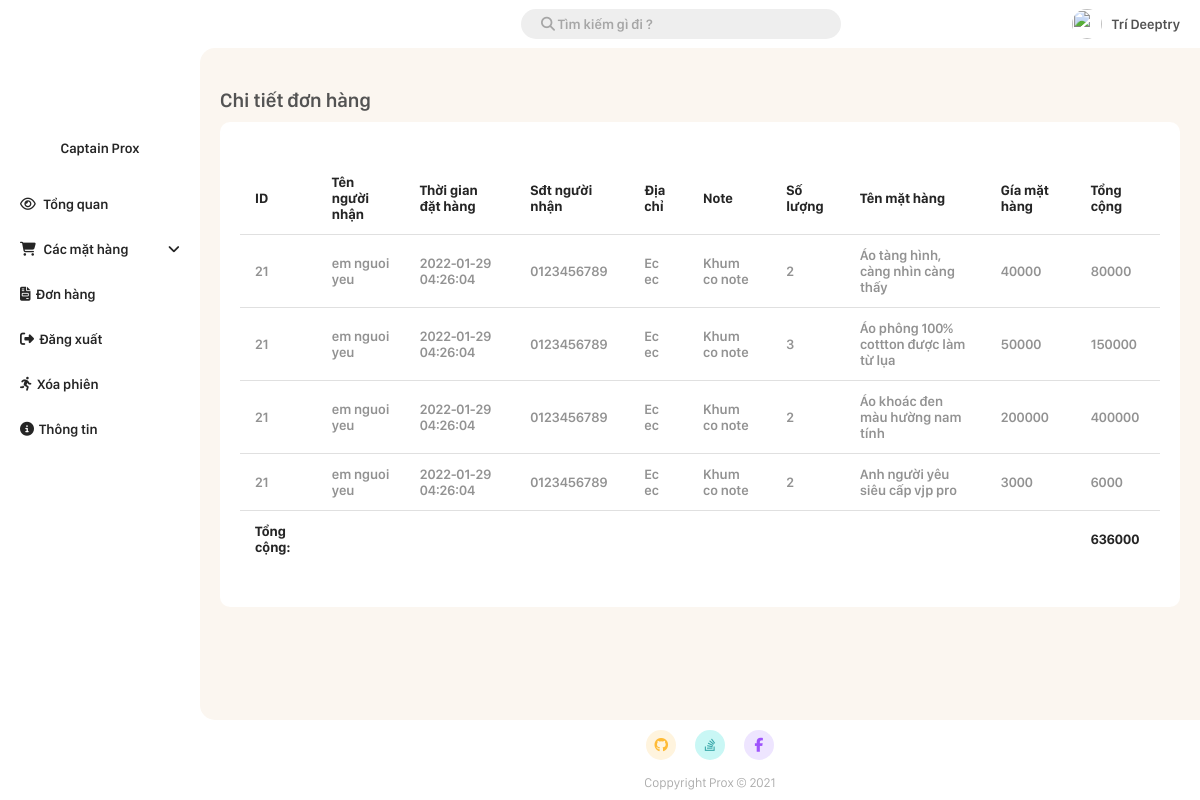
Screenshot of /Admin/view-infomation/bill_detail.php?bill_detail=21 (signed in) with the database file from the repository.
### tables this page shows
CREATE TABLE `bill` (
  `id` int(11) NOT NULL,
  `customer_id` int(11) NOT NULL,
  `time_order` datetime NOT NULL DEFAULT CURRENT_TIMESTAMP,
  `recipient_name` varchar(20) NOT NULL,
  `customer_phone` varchar(20) NOT NULL,
  `customer_address` varchar(30) NOT NULL,
  `note` varchar(30) NOT NULL,
  `status` tinyint(4) NOT NULL
);

### Admin/view-infomation/bill_detail.php (the view, shortened to what this page needs)
<!DOCTYPE html>
<html lang="en">
<head>
    <link rel="stylesheet" href="../CSS/style.css?v=4.3">
</head>
<body>
        <?php
            $id = $_GET['bill_detail'];
            $query = "SELECT * FROM bill as t1
            JOIN (
                SELECT bill_detail.*,product.name,product.cost,product.cost * bill_detail.quantity as total
                FROM bill_detail
                JOIN product
                ON bill_detail.product_id = product.id
            ) as t2
            ON t1.id = t2.bill_id
            WHERE id = $id";
            $result = mysqli_query($connect, $query);
        ?>
        <div class="grid-container">
            <div class="container-header">
                <?php require_once "../root/navbar.php"; ?>
            </div>
            <div class="container-menu">
                <?php require_once "../root/sidebar_folder.php"; ?>
            </div>
            <div class="container-main">
                <h1 class="main-title">Chi tiết đơn hàng</h1>
                <div class="add-new-item">
                    <table class="styled-table">
                        <thead>
                            <tr>
                                <th>ID</th>
                                <th>Tên người nhận</th>
                                <th>Thời gian đặt hàng</th>
                                <th>Sđt người nhận</th>
                                <th>Địa chỉ</th>
                                <th>Note</th>
                                <th>Số lượng</th>
                                <th>Tên mặt hàng</th>
                                <th>Gía mặt hàng</th>
                                <th>Tổng cộng</th>
                            </tr>
                        </thead>
                        <tbody>
                            <?php $total = 0; foreach($result as $bill){ ?>
                                <tr>
                                    <td><?php echo $bill['id'] ?></td>
                                    <td><?php echo $bill['recipient_name'] ?></td>
                                    <td><?php echo $bill['time_order'] ?></td>
                                    <td><?php echo $bill['customer_phone'] ?></td>
                                    <td><?php echo $bill['customer_address'] ?></td>
                                    <td><?php echo $bill['note'] ?></td>
                                    <td><?php echo $bill['quantity'] ?></td>
                                    <td><?php echo $bill['name'] ?></td>
                                    <td><?php echo $bill['cost'] ?></td>
                                    <td><?php echo $bill['total'] ?></td>
                                    <?php $total += $bill['total']; ?>
                                </tr>
                            <?php } ?>
                            <tr>
                                <td>
                                   <b>Tổng cộng:</b>
                                </td>
                                <td></td>
                                <td></td>
                                <td></td>
                                <td></td>
                                <td></td>
                                <td></td>
                                <td></td>
                                <td></td>
                                <td><b><?php echo $total; ?></b></td>
                            </tr>
                        </tbody>
                    </table>
                </div>
            </div>
            <div class="container-footer">
                <?php require_once "../root/footer.php"; ?>
            </div>
        </div>
</body>
</html>

### Admin/CSS/style.css (style rules this page uses)
*,body { padding: 0px; margin: 0px; color: rgb(37, 37, 37); font-family: San Francisco Display, sans-serif ; }
body { background: rgb(252, 252, 252); }
.container-header { grid-area: header; position: -webkit-sticky; position: sticky; background-color: #fff; top: 0px; }
.container-menu { grid-area: menu; background: #fff; height: 100%; }
.container-main { grid-area: main; padding: 20px !important; border-radius: 15px 0px 0px 15px; background: #FBF6F0; }
.container-footer { grid-area: footer; margin: 10px 0px 10px 20px; }
.grid-container { display: grid; grid-template-areas: 'menu header header' 'menu main right' 'menu footer footer'; grid-template-rows: 6vh auto 10vh; grid-template-columns: 25vh auto 0vh; grid-gap: 0px; padding: 0px; height: 100vh; background: #fff; }
.grid-container > div { padding: 0; }
* { box-sizing: border-box; font-family: San Francisco Display, sans-serif; font-size: 14px; margin: 0; padding: 0; }
.main-title { font-size: 20px; font-weight: 600; color: rgb(83, 83, 83); margin: 20px 0px 10px 0px; }
.add-new-item { padding: 20px; background-color: #fff; border-radius: 10px; width: 100%; max-width: 100%; animation: scale-animation 0.5s ease; }
::placeholder { color: black; opacity: 0.3; font-weight: 600; }
.styled-table thead tr { background-color: #ffffff; color: #ffffff !important; text-align: center; }
.styled-table th, .styled-table td { padding: 12px 15px; text-align: left; }
.styled-table td:first-child, .styled-table th:first-child { border-radius: 5px 0px 0px 5px; }
.styled-table td:last-child, .styled-table th:last-child { border-radius: 0 5px 5px 0; }
.styled-table tbody tr { background-color: #ffffff !important; border-top: 1px solid #e0e0e0 !important; }
.styled-table tbody tr td { color: #929292 !important; font-weight: 600; }
.styled-table tbody tr:nth-of-type(even) { background-color: #fff; }
.styled-table tbody tr:last-of-type { border-bottom: none; }
.styled-table { border-collapse: collapse; border-spacing:0 15px; font-size: 0.9em; font-family: sans-serif; min-width: 400px; width: 100%; margin: 20px 0px 20px 0px; }

### rows the page displays
bill: id "21", recipient_name "em nguoi yeu", time_order "2022-01-29 04:26:04", customer_phone "0123456789", customer_address "Ec ec", note "Khum co note", quantity "2", name "Áo tàng hình, càng nhìn càng thấy", cost "40000", total "80000", quantity "3", name "Áo phông 100% cottton được làm từ lụa", cost "50000", total "150000", name "Áo khoác đen màu hường nam tính", cost "200000", total "400000", name "Anh người yêu siêu cấp vjp pro", cost "3000", total "6000"

### other values shown
$_SESSION['name'] "Trí Deeptry"
$total "636000"
